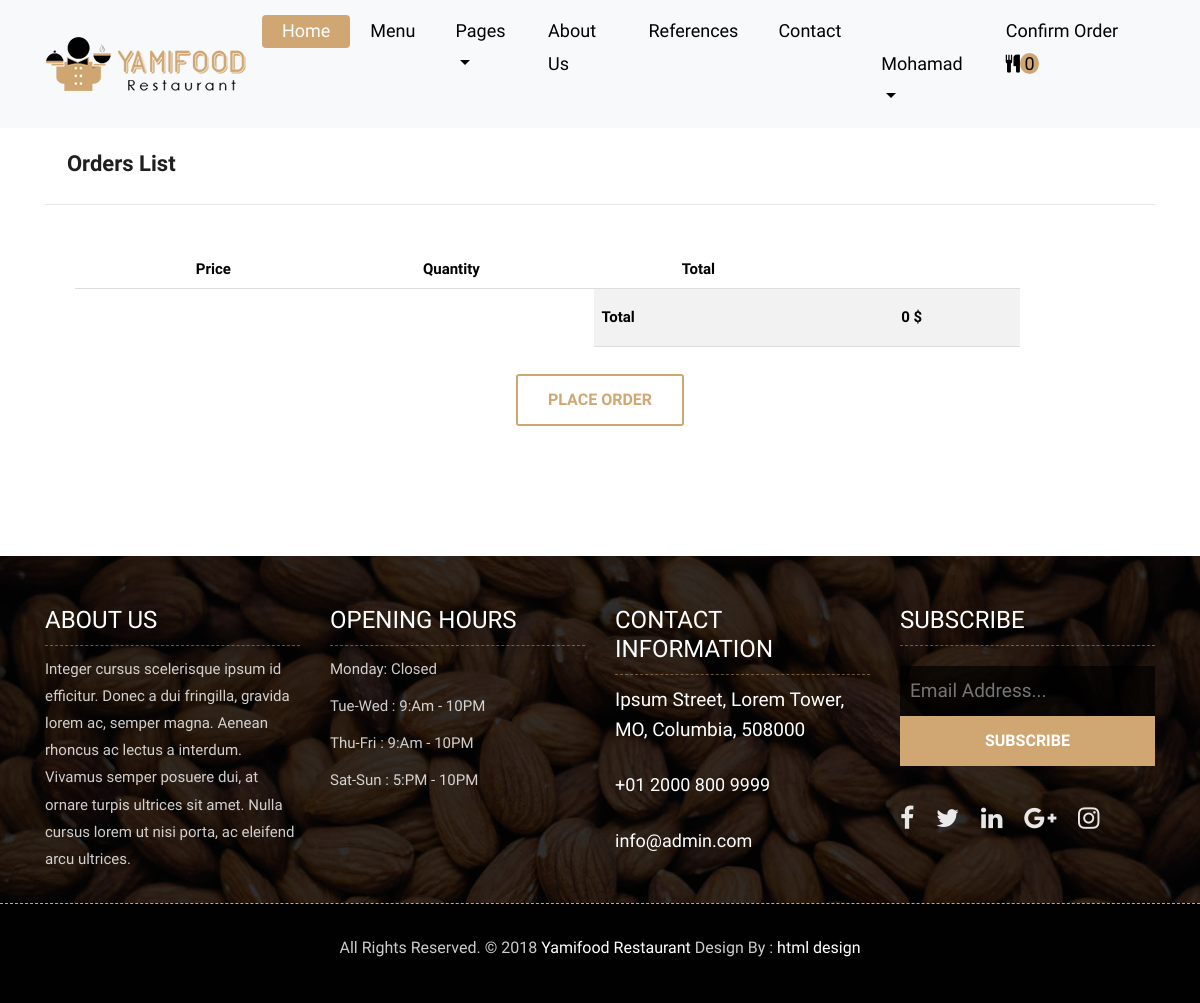
Page /shopcart/ (signed in) on the earlier database version.
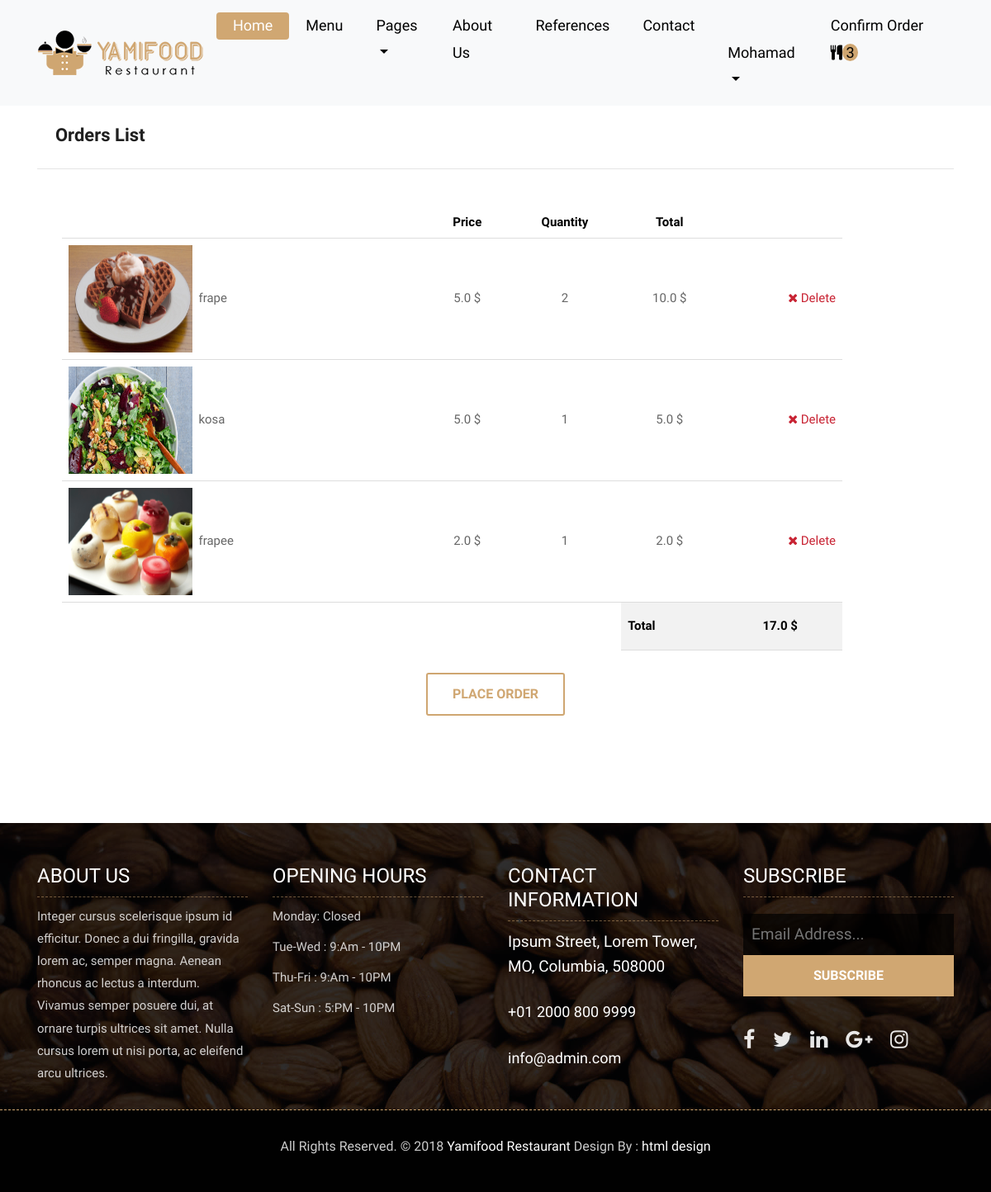
Same page on the later database version.
### order/models.py (models this page shows, shortened)
class ShopCart(models.Model):
    user = models.ForeignKey(User, on_delete=models.SET_NULL, null=True)
    product = models.ForeignKey(Product, on_delete=models.SET_NULL, null=True)
    quantity = models.IntegerField()
    @property
    def amount(self):
        return (self.quantity * self.product.price)

### product/models.py (models this page shows, shortened)
class Product(models.Model):
    STATUS = (
        ('True', 'Evet'),
        ('False', 'Hayir')
    )
    category = models.ForeignKey(Category, on_delete=models.CASCADE)
    title = models.CharField(max_length=30)
    keywords = models.CharField(blank=True, max_length=255)
    description = models.CharField(blank=True, max_length=255)
    image = models.ImageField(blank=True, upload_to='images/')
    price = models.FloatField()
    slug = models.SlugField(null=False, unique=True)
    detail = RichTextUploadingField()
    status = models.CharField(max_length=10, choices=STATUS)
    create_at = models.DateTimeField(auto_now_add=True)
    update_at = models.DateTimeField(auto_now=True)
    def image_tag(self):
        return mark_safe('<img src="{}" height="50"/>'.format(self.image.url))
    image_tag.short_description = 'Image'

### order/views.py (the view)
# urls.py: path('shopcart/', orderviews.shopcart, name='shopcart'),
@login_required(login_url='/login')
def shopcart(request):
    category = Category.objects.all()
    current_user = request.user
    schopcart = ShopCart.objects.filter(user_id=current_user.id)
    request.session['cart_items'] = ShopCart.objects.filter(user_id=current_user.id).count()
    total = 0
    for rs in schopcart:
        total += rs.product.price * rs.quantity
    context = {'category': category, 'schopcart': schopcart, 'total': total, }
    return render(request, 'checkout_products.html', context)

### order/templates/checkout_products.html (shortened to what this page needs)
{% extends "homebase.html" %}
{% load static %}
{% block content %}
    <br><br><br>
	<div class="about-section-box">
		<div class="container">
			<div class="row">
                <div class="col-xl-12 col-lg-12 col-12">
                    <h2 style="font-weight: bold">&nbsp;&nbsp;&nbsp; Orders List</h2>
                    <hr>
					<div class="blog-inner-details-page">
						<div class="blog-inner-box">
							<div class="inner-blog-detail details-page">
								<table style="width: 90%">
                                    <thead>
                                        <tr>
                                            <th style="color: black;padding: 5px;border-bottom: 1px solid #ddd;" class="text-center"></th>
                                            <th style="color: black;padding: 5px;border-bottom: 1px solid #ddd;" class="text-center">Price</th>
                                            <th style="color: black;padding: 5px;border-bottom: 1px solid #ddd;" class="text-center">Quantity</th>
                                            <th style="color: black;padding: 5px;border-bottom: 1px solid #ddd;" class="text-center">Total</th>
                                            <th style="color: black;padding: 5px;border-bottom: 1px solid #ddd;" class="text-right"></th>
                                        </tr>
                                    </thead>
                                    <tbody>
                                    {% for rs in schopcart %}
                                            <tr>
                                            <td  style="padding: 8px;border-bottom: 1px solid #ddd;" class="text-left"><img style="width: 150px;height: 130px;" src="{{ rs.product.image.url }}" alt="">&nbsp; {{ rs.product.title }}</td>
                                            <td style="padding: 8px;border-bottom: 1px solid #ddd;" class="text-center">{{ rs.product.price }} $</td>
                                            <td style="padding: 8px;border-bottom: 1px solid #ddd;" class="text-center">{{ rs.quantity }}</td>
                                            <td style="padding: 8px;border-bottom: 1px solid #ddd;" class="text-center">{{ rs.amount }} $</td>
                                            <td style="padding: 8px;border-bottom: 1px solid #ddd;" class="text-right"><a style="color: #c82333" href="/order/deletefromcart/{{ rs.id }}" onclick="return confirm('Do you ant to Delete this order !!')"><i class="fa fa-close"></i> Delete</a></td>
                                            </tr>
                                    {% endfor %}
                                    </tbody>
                                    <tfoot>
                                        <tr>
                                            <th class="empty" colspan="3"></th>
                                            <th style=" color: black;padding: 8px;background-color: #f2f2f2;border-bottom: 1px solid #ddd;">Total</th>
                                            <th style="color: black;padding: 15px;background-color: #f2f2f2;border-bottom: 1px solid #ddd;" class="text-center" colspan="2">{{ total }} $</th>
                                        </tr>
                                    </tfoot>
                                </table>
                            <br>
                                <div class="text-center">
                                    <a href="/order/orderproduct" class="btn btn-submit">Place Order</a>
                                </div>
							</div>
						</div>
					</div>
				</div>
			</div>
		</div>
	</div>
{% endblock %}

### home/templates/homebase.html (shortened to what this page needs)
<!DOCTYPE html>
<html lang="en">
<head>
{% load static %}
    <link rel="stylesheet" href="{% static 'css/bootstrap.min.css' %}">
    <link rel="stylesheet" href="{% static 'css/style.css' %}">
    <link rel="stylesheet" href="{% static 'css/responsive.css' %}">
    <link rel="stylesheet" href="{% static 'css/custom.css' %}">
</head>
<body>
    {% include 'header.html' %}
    {% block content %}  {% endblock %}
    {% include 'footer.html' %}
</body>
</html>

### home/templates/header.html (shortened to what this page needs)
{% load static %}
	<header class="top-navbar">
		<nav class="navbar navbar-expand-lg navbar-light bg-light">
				&emsp;&emsp;&emsp;<a class="navbar-brand" href="/">
					<img src="{%static 'images/logo.png' %}" alt="" />
				</a>
				<div class="collapse navbar-collapse" id="navbars-rs-food">
					<ul class="navbar-nav ml-auto">
						<li class="nav-item active"><a class="nav-link" href="/">Home</a></li>
						<li class="nav-item"><a class="nav-link" href="/menu">Menu</a></li>
						<li class="nav-item dropdown">
							<a class="nav-link dropdown-toggle" href="#" id="dropdown-a" data-toggle="dropdown">Pages</a>
						</li>
                        <li class="nav-item"><a class="nav-link" href="/aboutus">About Us</a></li>
						<li class="nav-item"><a class="nav-link" href="/references">References</a></li>
                        <li class="nav-item"><a class="nav-link" href="/contact">Contact</a></li>
                        <li class="nav-item dropdown">
                            {% if user.id is not None %}
							<a class="nav-link dropdown-toggle" href="#" id="dropdown-a" data-toggle="dropdown"><img src="{{ user.profile.image.url }}">
                                {{ user.first_name }}</a>
                            {% else %}
                            &ensp;&ensp;<a class="text-uppercase" style="font-size: 16px" href="/login/"> login</a> / <a class="text-uppercase" style="font-size: 16px" href="/signup/"> Sign Up</a>
                            {% endif %}
						</li>
                        <li class="nav-item"><a class="nav-link" href="/shopcart/">
                            Confirm Order <i class="fa fa-cutlery"></i><span style="border-radius: 50%; background-color: #cfa671"> {{ request.session.cart_items }}&nbsp; </span></a>
                        </li>
					</ul>
				</div>
		</nav>
	</header>

### home/templates/footer.html (shortened to what this page needs)
{% load static %}
	<footer class="footer-area bg-f">
		<div class="container">
			<div class="row">
				<div class="col-lg-3 col-md-6">
					<h3>About Us</h3>
					<p>Integer cursus scelerisque ipsum id efficitur. Donec a dui fringilla, gravida lorem ac, semper magna. Aenean rhoncus ac lectus a interdum. Vivamus semper posuere dui, at ornare turpis ultrices sit amet. Nulla cursus lorem ut nisi porta, ac eleifend arcu ultrices.</p>
				</div>
				<div class="col-lg-3 col-md-6">
					<h3>Opening hours</h3>
					<p><span class="text-color">Monday: </span>Closed</p>
					<p><span class="text-color">Tue-Wed :</span> 9:Am - 10PM</p>
					<p><span class="text-color">Thu-Fri :</span> 9:Am - 10PM</p>
					<p><span class="text-color">Sat-Sun :</span> 5:PM - 10PM</p>
				</div>
				<div class="col-lg-3 col-md-6">
					<h3>Contact information</h3>
					<p class="lead">Ipsum Street, Lorem Tower, MO, Columbia, 508000</p>
					<p class="lead"><a href="#">+01 2000 800 9999</a></p>
					<p><a href="#"> info@admin.com</a></p>
				</div>
				<div class="col-lg-3 col-md-6">
					<h3>Subscribe</h3>
					<div class="subscribe_form">
						<form class="subscribe_form">
							<input name="EMAIL" id="subs-email" class="form_input" placeholder="Email Address..." type="email">
							<button type="submit" class="submit">SUBSCRIBE</button>
						</form>
					</div>
					<ul class="list-inline f-social">
						<li class="list-inline-item"><a href="#"><i class="fa fa-facebook" aria-hidden="true"></i></a></li>
						<li class="list-inline-item"><a href="#"><i class="fa fa-twitter" aria-hidden="true"></i></a></li>
						<li class="list-inline-item"><a href="#"><i class="fa fa-linkedin" aria-hidden="true"></i></a></li>
						<li class="list-inline-item"><a href="#"><i class="fa fa-google-plus" aria-hidden="true"></i></a></li>
						<li class="list-inline-item"><a href="#"><i class="fa fa-instagram" aria-hidden="true"></i></a></li>
					</ul>
				</div>
			</div>
		</div>
		<div class="copyright">
			<div class="container">
				<div class="row">
					<div class="col-lg-12">
						<p class="company-name">All Rights Reserved. &copy; 2018 <a href="#">Yamifood Restaurant</a> Design By :
					<a href="https://html.design/">html design</a></p>
					</div>
				</div>
			</div>
		</div>
	</footer>

### home/static/css/style.css (style rules this page uses)
body { color: #666666; font-size: 15px; font-family: 'Athiti', sans-serif; line-height: 1.80857; }
a { color: #1f1f1f; text-decoration: none !important; outline: none !important; -webkit-transition: all .3s ease-in-out; -moz-transition: all .3s ease-in-out; -ms-transition: all .3s ease-in-out; -o-transition: all .3s ease-in-out; transition: all .3s ease-in-out; }
h1, h2, h3, h4, h5, h6 { letter-spacing: 0; font-weight: normal; position: relative; padding: 0 0 10px 0; font-weight: normal; line-height: 120% !important; color: #1f1f1f; margin: 0 }
h2 { font-size: 22px }
h3 { font-size: 18px }
a { color: #1f1f1f; text-decoration: none; outline: none; }
a, .btn { text-decoration: none !important; outline: none !important; -webkit-transition: all .3s ease-in-out; -moz-transition: all .3s ease-in-out; -ms-transition: all .3s ease-in-out; -o-transition: all .3s ease-in-out; transition: all .3s ease-in-out; }
.lead { font-size: 18px; line-height: 30px; color: #767676; margin: 0; padding: 0; }
ul, li, ol { list-style: none; margin: 0px; padding: 0px; }
.top-navbar { position: relative; z-index: 10; }
.top-navbar .navbar { padding: 15px 0px; position: fixed; width: 100%; transition: height .3s ease-out, background .3s ease-out, box-shadow .3s ease-out; -webkit-transform: translate3d(0, 0, 0); transform: translate3d(0, 0, 0); z-index: 100; }
.top-navbar .navbar-light .navbar-nav .nav-link { color: #010101; font-size: 18px; padding: 0px 20px; border-radius: 4px; }
.top-navbar .navbar-light .navbar-nav .nav-item.active .nav-link { background: #d0a772; color: #ffffff; border-radius: 4px; }
.btn { text-transform: uppercase; padding: 19px 36px; }
.btn { display: inline-block; font-weight: 600; text-align: center; white-space: nowrap; vertical-align: middle; -webkit-user-select: none; -moz-user-select: none; -ms-user-select: none; user-select: none; border: 2px solid transparent; padding: 12px 30px; font-size: 16px; line-height: 1.5; border-radius: .1875rem; transition: color .15s ease-in-out, background-color .15s ease-in-out, border-color .15s ease-in-out, box-shadow .15s ease-in-out; }
.about-section-box { padding: 70px 0px; }
.footer-area { padding-top: 50px; padding-bottom: 0px; }
.bg-f { background-image: url("../images/footer-bg.jpg"); background-attachment: scroll; background-clip: initial; background-color: rgba(0, 0, 0, 0); background-origin: initial; background-position: center center; background-repeat: no-repeat; background-size: cover; position: relative; }
.bg-f::before { background: #010101; content: ""; height: 100%; left: 0; position: absolute; top: 0; width: 100%; z-index: 1; opacity: 0.8; }
.footer-area .container { position: relative; z-index: 1; }
.footer-area h3 { color: #ffffff; text-transform: uppercase; font-size: 24px; border-bottom: 1px dashed rgba(207, 166, 113, 0.5); margin-bottom: 10px; }
.footer-area p { font-size: 15px; color: rgba(255, 255, 255, 0.8); margin: 0; padding-bottom: 10px; }
.footer-area p.lead { font-size: 19px; color: #ffffff; margin-bottom: 15px; }
.footer-area p.lead a { color: #ffffff; margin-bottom: 15px; }
.footer-area p a { font-size: 18px; color: #ffffff; }
.subscribe_form { display: block; text-align: center; padding: 5px 0; }
.subscribe_form .form_input { display: block; background-color: rgba(0,0,0,0.7); color: #fff; border: none; font-size: 19px; line-height: 50px; padding: 0 10px; float: left; width: 100%; transition: all 0.5s ease-in-out; }
.subscribe_form .submit { background-color: #d0a772; color: #fff; font-size: 16px; font-weight: 600; line-height: 50px; display: inline-block; padding: 0 10px; float: left; width: 100%; border: none; cursor: pointer; transition: all 0.5s ease-in-out; }
.f-social { padding-bottom: 10px; margin: 0px; margin-top: 20px; }
.f-social li a { font-size: 25px; color: rgba(255, 255, 255, 0.9); margin-right: 10px; }
.copyright { margin-top: 20px; position: relative; display: block; background-color: #010101; border-top: 1px dashed rgba(207, 166, 113); padding: 30px 0; z-index: 1; }
.copyright .company-name { font-size: 16px; text-align: center; }
.copyright .company-name a { font-size: 16px; }
.blog-inner-box { position: relative; margin: 0px 10px; margin-bottom: 30px; }
.inner-blog-detail { background: #ffffff; position: relative; padding: 30px 20px; }
.btn-submit { color: #d0a772; background-color: transparent; background-image: none; border-color: #cfa671; }

Differences in the rows shown:
added ShopCart: product.image (picture), product "frape", product.price "5.0", quantity "2", amount "10.0"
added ShopCart: product.image (picture), product "kosa", product.price "5.0", quantity "1", amount "5.0"
added ShopCart: product.image (picture), product "frapee", product.price "2.0", quantity "1", amount "2.0"
Other differences:
{{ request.session.cart_items }}: "0" → "3"
{{ total }}: "0" → "17.0"
